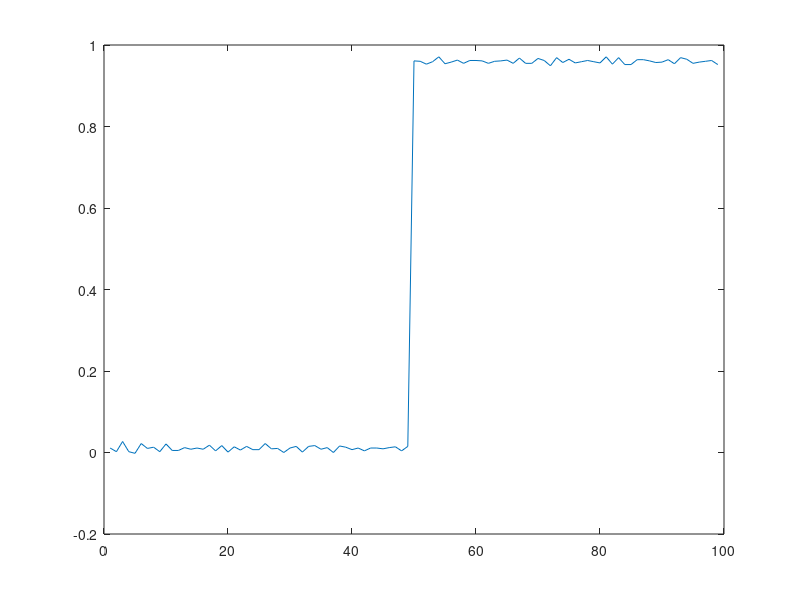

This figure's MATLAB source:
% Ex06: DD analysis and cycle slip identification and repairing
% -------------------------------------------------------------------------
% Guidelines
% 
% Input data = 'CycleSlipsData.txt' text file with
%              col1 = epoch [s]
%              col2 = observed DD [m]
%              col3 = approx DD [m]
%
% 1) Import data in Matlab and graph observed DDs
% 2) For each epoch, compute differences between observed DDs and
%    approximated DDs (residual DDs) and graph them
% 3) For all the couples of consecutive epochs, compute differences between residual DDs 
%    and graph them
% 4) Identify cycle slips and repair them
% 5) Graph the repaired DDs
%
%
% Hints 
%  In step 1) use function 'importdata': 
%  In step 3) try to use function 'diff' instead of a for cycle
%
% * In step 4) use the algorithm explained in the lectures. In
% computation, use 19 cm for wavelenght and 0.20 cycle (3.8 cm) as
% threshold for cycle slips identification and repairing.

clear
close all

% Import data in Matlab and graph observed DDs
[newdata] = importdata('CycleSlipsData.txt', '	', 1);
idata = newdata.data;

threshold = 3.8*1e-2; % [m]
lam = 19*1e-2; % [m]

%% section 1
% For each epoch compute differences between observed DDs and approximated
% DDs (residual DDs) and graph them}
epochs = idata(:,1);
observations = idata(:,2);
baseline_approx = idata(:,3);
residuals = observations - baseline_approx;
plot(epochs, residuals);

%% section 2
% Compute differences between consecutive epochs of residual DDs (hint: diff or for cycle) and graph them
differences = zeros(1, length(epochs)-1);
diff_epochs = 1:(length(epochs)-1);
for i = diff_epochs
    differences(i) = residuals(i,1) - residuals(i+1,1);
end
plot(diff_epochs, differences);

%% section 3
% Identify cycle slips and repair them (hint: just one for cycle with both the actions)

repaired_cs = zeros(1, length(epochs)-1);
cs_offset = 0;
for i = diff_epochs
   if abs(differences(i)) <= threshold
       dd_corr = differences(i) - lam*cs_offset;
   else
       x = differences(i) / lam;
       if lam*(round(x) - x) <= threshold
           cs_offset = cs_offset + round(x);
       end
       dd_corr = differences(i) - lam*cs_offset;
       
   end
   differences(i) = dd_corr;
end

%% section 4
% Graph the corrected DDs, the corrected residuals DDs and their differences in time
plot(diff_epochs, differences);